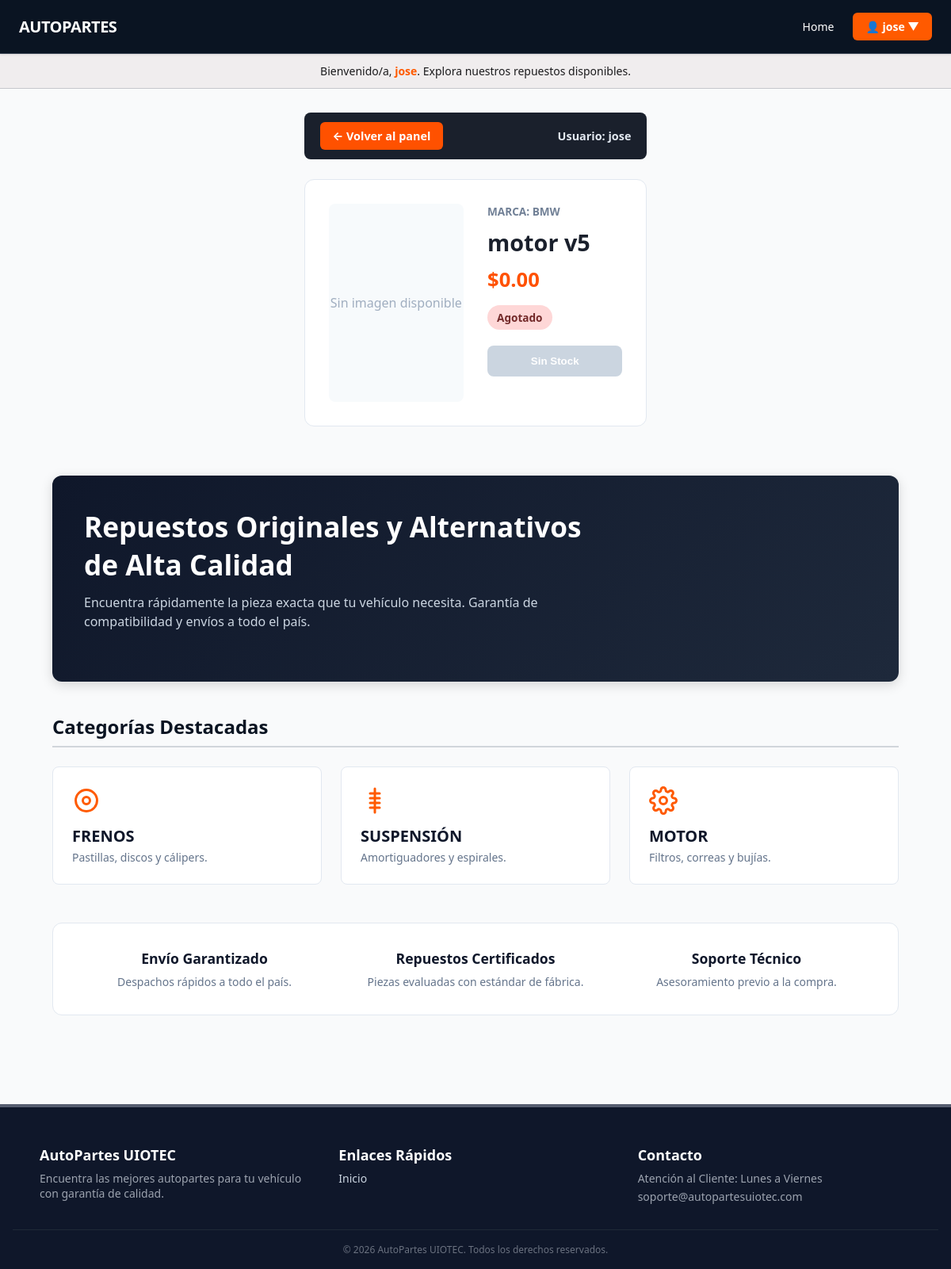
The page /cliente/producto/2/ (signed in) on the database as committed earlier.
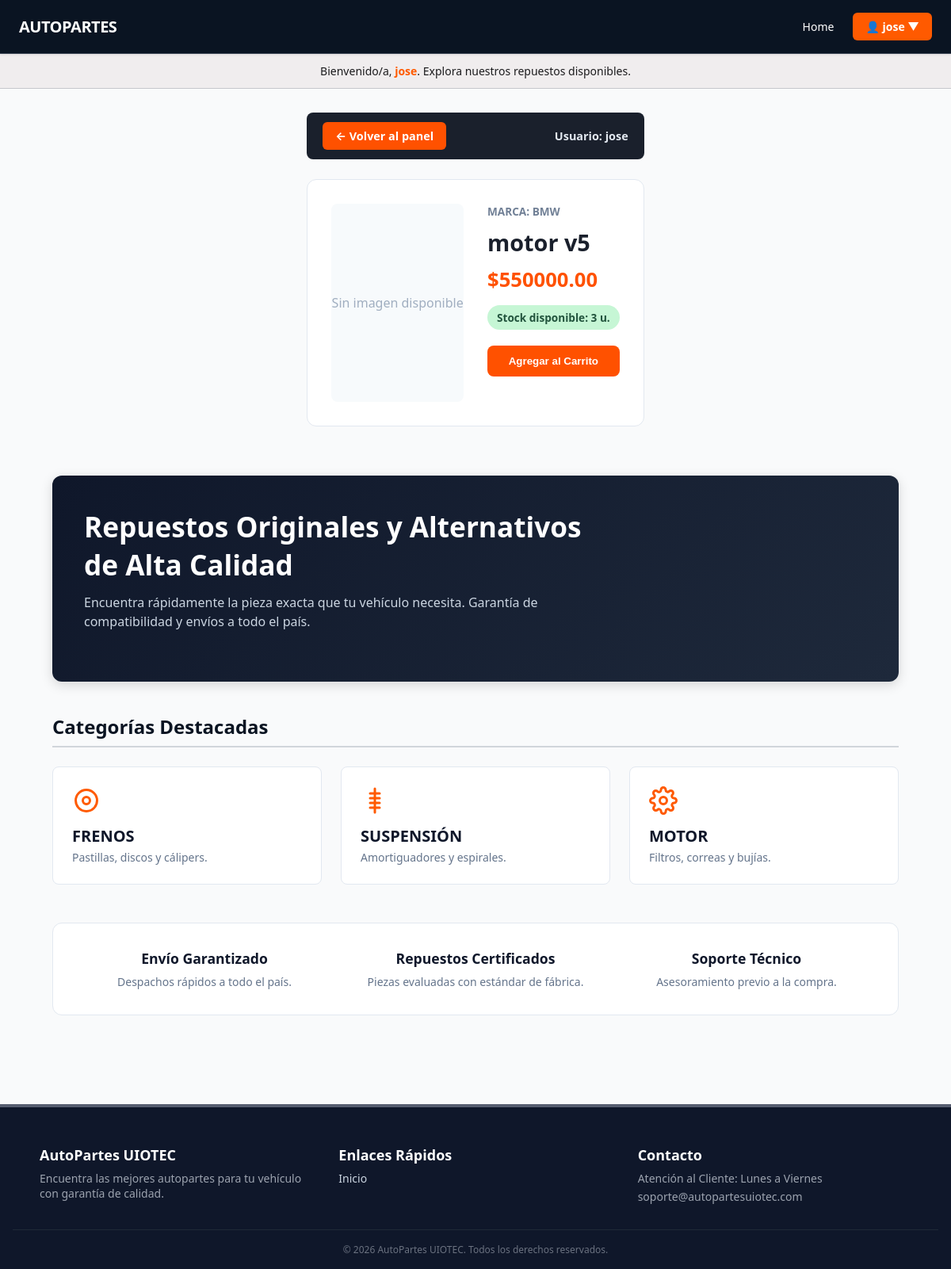
The same page on the database as committed later.
### Autopartes/models.py (models this page shows, shortened)
class Productos(models.Model):
    nombre_producto = models.CharField(max_length=30)
    marca_producto = models.CharField(max_length=20)
    precio = models.DecimalField(max_digits=10, decimal_places=2, default=0.00)
    stock = models.IntegerField(default=0)

### clientes/views.py (the view)
# urls.py: path('producto/<int:producto_id>/', views.detalle_producto, name='detalle_producto'),
@login_required
def detalle_producto(request, producto_id):
    producto = get_object_or_404(Productos, id=producto_id)
    return render(request, 'clientes/detalle.html', {'producto': producto})

### templates/clientes/detalle.html (shortened to what this page needs)
{% extends 'Autopartes/index.html' %}
{% load static %}
{% block codigoDinamico %}
<div class="detail-container">
    <div class="nav-panel-bar">
        <a href="{% url 'panel_cliente' %}" class="btn-back-panel">
            ← Volver al panel
        </a>
        <span style="color: #e2e8f0; font-weight: 600; font-size: 0.9rem;">
            Usuario: {{ request.user.username }}
        </span>
    </div>
    <div class="detail-card">
        <div>
            {% if producto.imagen %}
                <img src="{{ producto.imagen.url }}" alt="{{ producto.nombre_producto }}" style="width: 100%; border-radius: 8px; max-height: 300px; object-fit: cover;">
            {% else %}
                <div style="background: #f7fafc; height: 250px; display: flex; align-items: center; justify-content: center; color: #a0aec0; border-radius: 8px;">
                    Sin imagen disponible
                </div>
            {% endif %}
        </div>
        <div>
            <div style="font-size: 0.85rem; font-weight: 700; color: #718096; text-transform: uppercase;">MARCA: {{ producto.marca_producto }}</div>
            <h1 style="font-size: 1.8rem; font-weight: 800; margin: 10px 0; color: #1a202c;">{{ producto.nombre_producto }}</h1>
            <div style="font-size: 1.6rem; font-weight: 800; color: #FF5100; margin-bottom: 15px;">${{ producto.precio }}</div>
            {% if producto.stock > 0 %}
                <p style="color: #22543d; background: #c6f6d5; padding: 6px 12px; border-radius: 20px; display: inline-block; font-size: 0.85rem; font-weight: 700; margin-bottom: 20px;">
                    Stock disponible: {{ producto.stock }} u.
                </p>
                <form action="{% url 'agregar_al_carrito' producto.id %}" method="post">
                    <button type="submit" class="btn-cart">Agregar al Carrito</button>
                </form>
            {% else %}
                <p style="color: #742a2a; background: #fed7d7; padding: 6px 12px; border-radius: 20px; display: inline-block; font-size: 0.85rem; font-weight: 700; margin-bottom: 20px;">
                    Agotado
                </p>
                <button class="btn-cart" style="background-color: #cbd5e0; cursor: not-allowed;" disabled>Sin Stock</button>
            {% endif %}
        </div>
    </div>
</div>
{% endblock codigoDinamico %}

Rows that differ between the two databases and show on the page:
changed Productos "motor v5": precio "0.00" → "550000.00"; stock (not shown) → "3"
Other text that changed with them:
text no longer shown: "Agotado Sin Stock"
text now shown: "Stock disponible: u. Agregar al Carrito"
